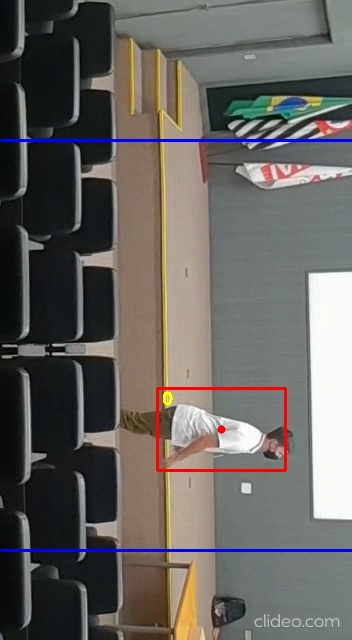
#> input picture BackEnd/Avanade/Avanade.Api/wwwRoot/upload/imagens/0d484ab1fa5a4f15aa9b5354718d66cb.jpg, 352 x 640 px, given in place of 2.mp4, which was not available
$ python person_counter2.py
#> lines starting #> are read from the running program, lines starting #| are printed output that depends on the picture; after the words box and inside, x2 and y2 are one past the last pixel; in counts of white or black regions, pixels touching at a corner belong together; pictures that were not available may be replaced by others from this repository, and a replacement may not be noted
import numpy as np
import cv2
import datetime
from datetime import timedelta
from time import sleep

def center(x, y, w, h):
    x1 = int(w / 2)
    y1 = int(h / 2)
    cx = x + x1
    cy = y + y1
    return cx,cy

cap = cv2.VideoCapture('2.mp4')

fgbg = cv2.createBackgroundSubtractorMOG2()

detects = []

# posição da linha de detecção na vertical
posL = 300
posL_ = 60
offset = 15

# (linha) margin para a esquerda
xy1 = (1, posL)
# (linha) largura
xy2 = (250, posL)

xy1_ = (1, posL_)
xy2_ = (250, posL_)

total = 0
total_ = 0

up = 0
down = 0


def Timer(id, tempo):

    # listaPessoas.append( ('id', id, 'tempo', tempo) )

    # print(str(listaPessoas[0][3]))
    return ''

while 1:
    ret, frame = cap.read()
#> frame is the input picture: shape (640, 352, 3); mean B, G, R 96.4, 100.1, 103

    # deixa a imagem em cinza
    gray = cv2.cvtColor(frame, cv2.COLOR_BGR2GRAY)
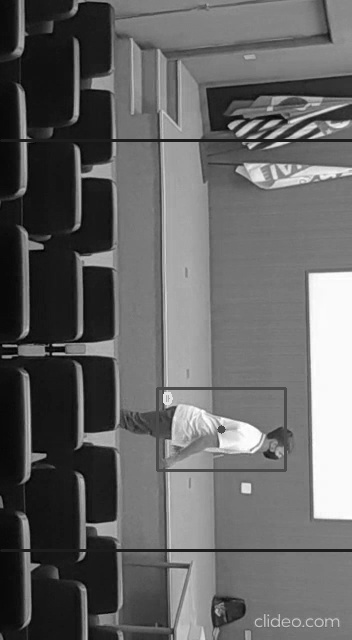
#> gray: shape (640, 352); min 0, max 255, mean 100.5

    # aplica a máscara de cinza
    fgmask = fgbg.apply(gray)
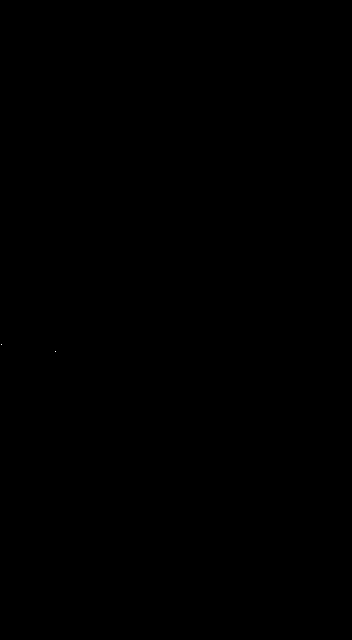
#> fgmask: shape (640, 352); values 127 (black) and 255 (white), 0% white in thin lines or dots, all inside (x1, y1, x2, y2) = (1, 344, 56, 352)

    retval, th = cv2.threshold(fgmask, 200, 255, cv2.THRESH_BINARY)

    kernel = cv2.getStructuringElement(cv2.MORPH_ELLIPSE, (5, 5))

    opening = cv2.morphologyEx(th, cv2.MORPH_OPEN, kernel, iterations = 2)
#> opening: shape (640, 352); every value is 0

    dilation = cv2.dilate(opening,kernel,iterations = 8)

    closing = cv2.morphologyEx(dilation, cv2.MORPH_CLOSE, kernel, iterations = 8)
    # cv2.imshow("closing", closing)

    # linha central bottom
    # serve apenas para marcar o ponto de detecção
    cv2.line(frame,xy1,xy2,(0,0,255),2)

    cv2.line(frame,xy1_,xy2_,(0,255,0),2)

    # linha central top
    # cv2.line(frame,(0, 100),xy3,(255,0,0),2)
    # cv2.line(frame,(0, 100),xy3,(255,0,0),2)

    # linha left
    cv2.line(frame,(1, 500),(1, 0),(0,0,0),2)
#> frame: shape (640, 352, 3); mean B, G, R 95.8, 100.3, 103.2

    # linha right
    cv2.line(frame,(250, 300),(250, 60), (0,255,0),2)


    # cor da linha de cima
    # cv2.line(frame,(xy1[0],posL-offset),(xy2[0],posL-offset),(150,255,0),1)

    # cor da linha de baixo
    # cv2.line(frame,(xy1[0],posL+offset),(xy2[0],posL+offset),(255,255,0),1)

    contours, hierarchy = cv2.findContours(dilation,cv2.RETR_TREE,cv2.CHAIN_APPROX_SIMPLE)
#> contours = []
    i = 0
    for cnt in contours:
        (x,y,w,h) = cv2.boundingRect(cnt)

        area = cv2.contourArea(cnt)

        if int(area) > 1500 :
            centro = center(x, y, w, h)

            # texto que aparece no frame da pessoa
            cv2.putText(frame, str(str(i) + ' ' + str(Timer(i, datetime.datetime.now().time()))), (x+5, y+15), cv2.FONT_HERSHEY_SIMPLEX, 0.5, (0, 255, 255),2)

            # coloca um circulo no ponto central do retangulo
            cv2.circle(frame, centro, 4, (0, 0,255), -1)

            # faz o retangulo em volta da pessoa
            cv2.rectangle(frame,(x,y),(x+w,y+h),(0,255,0),2)

            if len(detects) <= i:
                detects.append([])

            # centro[1] eixo y = posição da pessoa
            # if centro[1] > posL-offset and centro[1] < posL+offset:
            #     detects[i].append(centro)

            centro_1 = 0
            centro_2 = 0
            linha = 0
            def adicionarArray():
                global centro_1
                global centro_2
                global linha

                if centro[1] > posL-offset and centro[1] < posL+offset:
                    centro_1 = centro[1] - posL-offset

                if centro[1] > posL_-offset and centro[1] < posL_+offset:
                    centro_2 = centro[1] - posL_-offset

                if centro_1 > centro_2:
                    linha = 1
                    detects[i].append(centro)

                if centro_1 < centro_2:
                    linha = 2
                    detects[i].append(centro)

            adicionarArray()
            # else:
            #     detects[i].clear()

            i += 1
#> this loop made 0 passes
#> after the loop, detects = []; i = 0

    if i == 0:
        detects.clear()

    i = 0

    if len(contours) == 0:
        detects.clear()

    else:

        for detect in detects:
            # c = eixo x, l = eixo y
            for (c,l) in enumerate(detect):

                # print(str(l))
                # print(str(c))

                # posição Y da pessoa
                # print(str(detect[c-1][1]))

                # print(str(l))
                # detecta as pessoas que subiram
                # no detect, pega o índice do numero c - 1, esse número c pode ser, 0, 2, 3 ou 4, depende,
                # e dentro desse objeto que pegamos, vamos pegar o índice 1, que é a posição dele em relação a linha,
                # se for por exemplo 142 e for menor do que o posL que é 150, significa que ele está acima da linha,
                # e se o numero l for maior que 150, significa que ele subiu, então limpamos o array detect e adiciona-mos
                # um na variavel up, e adicionamos 1 no total de pessoas

                # se detect[c-1][1] for menor que o posL e L[1] for maior que posL, significa que a pessoa passou pela linha
                # if linha == 1:
                # print(linha)
                if detect[c-1][1] < posL and l[1] > posL:
                    linha = 2
                    detect.clear()
                    up+=1
                    total_+=1
                    if total < 0:
                        total = 0
                    else:
                        total+=1
                    # print('Alguém entrou na área de risco')
                    print('Alguém entrou na área de risco')
                    # muda cor da linha para mostrar que uma pessoa passou
                    cv2.line(frame,xy1,xy2,(0,0,0),2)
                    continue

                # detecta as pessoas que desceram
                if detect[c-1][1] > posL and l[1] < posL:
                    linha = 2
                    detect.clear()
                    down+=1
                    total_+=1
                    if total < 0:
                        total = 0
                    else:
                        total-=1
                    # linha = 1
                    # muda cor da linha para mostrar que uma pessoa passou
                    print('Alguém saiu da área de risco')
                    cv2.line(frame,xy1,xy2,(0,0,0),5)
                    continue

                # else:
                #     # print(linha)
                if detect[c-1][1] < posL_ and l[1] > posL_ :
                    linha = 1
                    detect.clear()
                    down+=1
                    total_+=1
                    if total < 0:
                        total = 0
                    else:
                        total-=1
                    # print('Alguém entrou na área de risco')
                    print('Alguém saiu na área de risco')
                    # muda cor da linha para mostrar que uma pessoa passou
                    cv2.line(frame,xy1_,xy2_,(0,0,0),2)
                    continue

                # detecta as pessoas que desceram
                if detect[c-1][1] > posL_ and l[1] < posL_:
                    linha = 1
                    detect.clear()
                    up+=1
                    total_+=1
                    if total < 0:
                        total = 0
                    else:
                        total+=1
                    # muda cor da linha para mostrar que uma pessoa passou
                    print('Alguém entrou da área de risco')
                    cv2.line(frame,xy1_,xy2_,(0,0,0),2)
                    continue

                # [9 lines of commented-out code are left out]

                if c > 0:
                    cv2.line(frame,detect[c-1],l,(0,0,255),1)

    cv2.putText(frame, "TOTAL DE PESSOAS NA AREA: "+str(total), (10, 20), cv2.FONT_HERSHEY_SIMPLEX, 0.5, (0, 255, 255),2)
    cv2.putText(frame, "ENTRADAS: "+str(up), (10, 40), cv2.FONT_HERSHEY_SIMPLEX, 0.5, (0, 255, 0),2)
    cv2.putText(frame, "SAIDAS: "+str(down), (10, 60), cv2.FONT_HERSHEY_SIMPLEX, 0.5, (0, 0, 255),2)
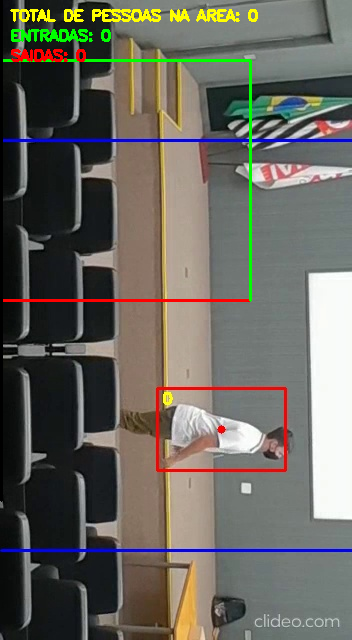
#> frame: shape (640, 352, 3); mean B, G, R 94.5, 102.5, 104.6
    # cv2.putText(frame, "TOTAL: "+str(down), (10, 60), cv2.FONT_HERSHEY_SIMPLEX, 0.5, (0, 0, 255),2)

    cv2.imshow("frame", frame)

    # fps do vídeo
    if cv2.waitKey(1) & 0xFF == ord('q'):
#> (key q is pressed here)
        break

cap.release()
cv2.destroyAllWindows()

$ run again, on BackEnd/Avanade/Avanade.Api/wwwRoot/upload/imagens/22f48073aa614ac6906c0a7502fd5122.jpg
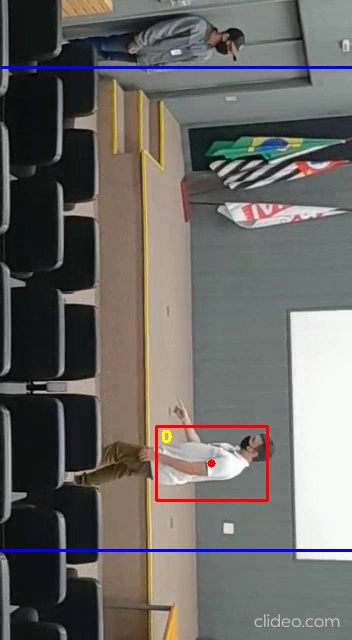
#> input picture BackEnd/Avanade/Avanade.Api/wwwRoot/upload/imagens/22f48073aa614ac6906c0a7502fd5122.jpg, 352 x 640 px, given in place of 2.mp4, which was not available
#> frame is the input picture: shape (640, 352, 3); mean B, G, R 102.2, 104.8, 107.1
#> `gray = cv2.cvtColor(frame, cv2.COLOR_BGR2GRAY)`:
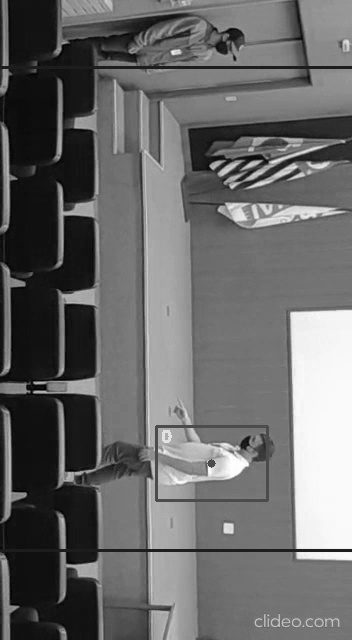
#> gray: shape (640, 352); min 0, max 255, mean 105.2
#> fgmask: shape (640, 352); values 127 (black) and 255 (white), 0% white in thin lines or dots, all inside (x1, y1, x2, y2) = (25, 48, 64, 386)
#> opening: shape (640, 352); every value is 0
#> contours = []
#> after the loop `for cnt in contours:`: i = 0
#> `cv2.putText(frame, "SAIDAS: "+str(down), (10, 60), cv2.FONT_HERSHEY_SI..`:
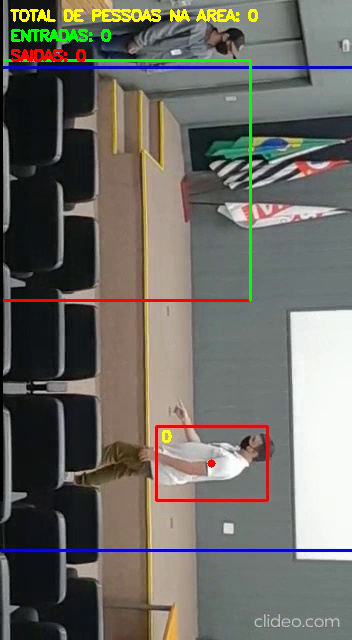
#> frame: shape (640, 352, 3); mean B, G, R 100, 106.9, 108.4

$ run again, on BackEnd/Avanade/Avanade.Api/wwwRoot/upload/imagens/2719c59acc62486293759ad8bbf188ff.jpg
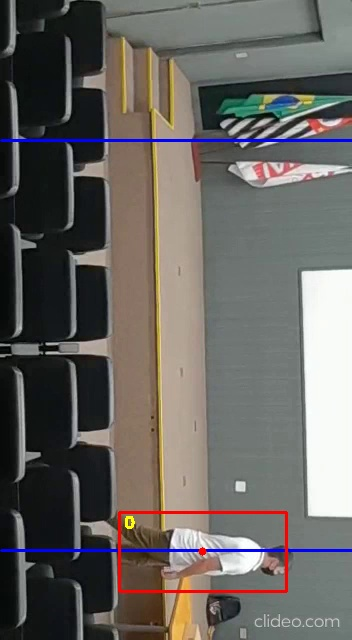
#> input picture BackEnd/Avanade/Avanade.Api/wwwRoot/upload/imagens/2719c59acc62486293759ad8bbf188ff.jpg, 352 x 640 px, given in place of 2.mp4, which was not available
#> frame is the input picture: shape (640, 352, 3); mean B, G, R 96.9, 100.8, 103.9
#> `gray = cv2.cvtColor(frame, cv2.COLOR_BGR2GRAY)`:
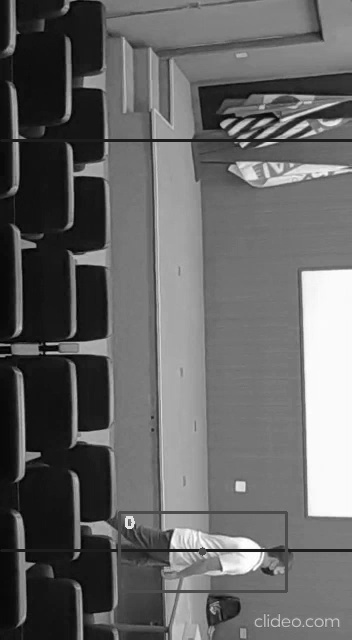
#> gray: shape (640, 352); min 0, max 255, mean 101.3
#> fgmask: shape (640, 352); values 127 (black) and 255 (white), 0% white in thin lines or dots, all inside (x1, y1, x2, y2) = (20, 228, 80, 430)
#> opening: shape (640, 352); every value is 0
#> contours = []
#> after the loop `for cnt in contours:`: i = 0
#> `cv2.putText(frame, "SAIDAS: "+str(down), (10, 60), cv2.FONT_HERSHEY_SI..`:
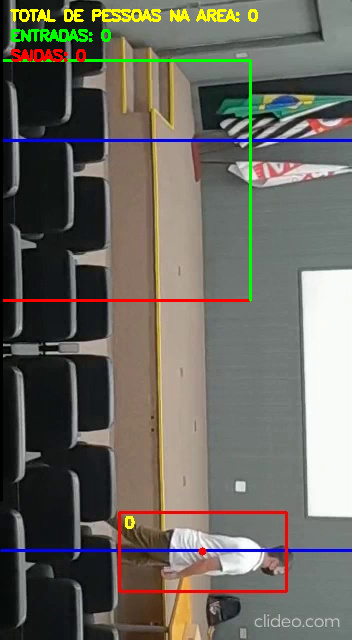
#> frame: shape (640, 352, 3); mean B, G, R 95, 103.2, 105.4
